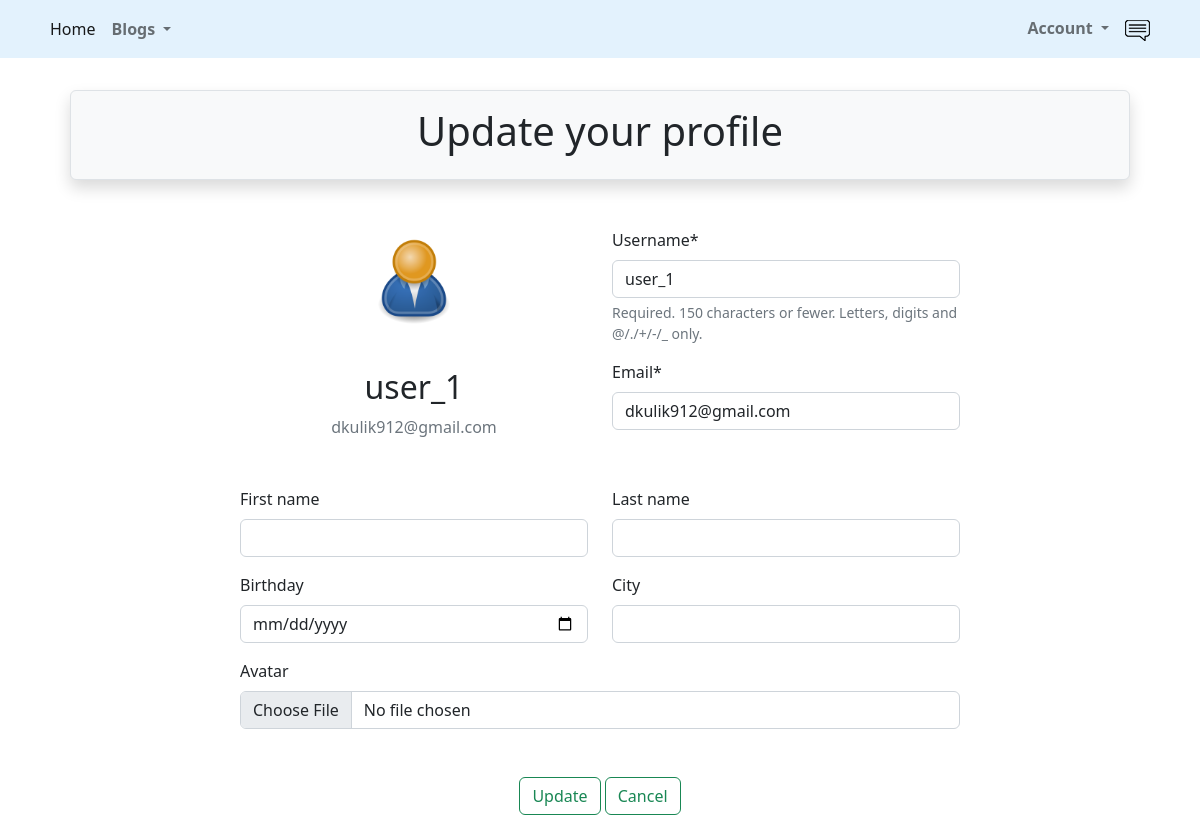
Screenshot of /accounts/profile/update/ (signed in) with the database file from the repository.
### src/accounts/models.py (models this page shows, shortened)
class User(AbstractUser):
    is_activated = models.BooleanField(default=True, db_index=True)
    avatar = models.ImageField(upload_to=avatar_place, default='profile/default.png')
    birthday = models.DateField(null=True, blank=True)
    city = models.CharField(max_length=50, null=True, blank=True)
    class Meta(AbstractUser.Meta):
        db_table = 'user'

### src/accounts/views.py (the view, shortened to what this page needs)
# urls.py: path('profile/update/', UserUpdateView.as_view(), name='profile_update'),
class UserUpdateView(LoginRequiredMixin, UpdateView):
    template_name = 'accounts/user_update.html'
    model = get_user_model()
    success_url = reverse_lazy('accounts:profile')
    form_class = UserUpdateForm
    def get_object(self, queryset=None):
        return self.request.user

### src/accounts/forms.py
class UserUpdateForm(UserChangeForm):
    avatar = forms.ImageField(required=False, widget=widgets.FileInput())
    birthday = forms.DateField(required=False, widget=widgets.DateInput(attrs={'type': 'date'}))
    email = forms.EmailField(required=True)
    class Meta:
        model = get_user_model()
        fields = (
            'username',
            'first_name',
            'last_name',
            'email',
            'birthday',
            'city',
            'avatar'
        )

### src/accounts/templates/accounts/user_update.html (shortened to what this page needs)
{% extends 'base.html' %}
{% load crispy_forms_filters %}
{% load crispy_forms_field %}
{% block header %}
    Update your profile
{% endblock %}
{% block content %}
    <form method="post" enctype="multipart/form-data">
        <div class="row">
            <div class="col-2"></div>
            <div class="col">
                <div class="row">
                    <div class="col-6 text-center">
                        <div class="media">
                            <div class="img-circle.vert">
                                <img class="rounded-circle p-1 m-1" width="100" height="100" src="{{ user.avatar.url }}"
                                     alt="avatar">
                            </div>
                            <div class="media-body p-3 m-3">
                                <h2 class="account-heading">{{ user.username }}</h2>
                                <p class="text-secondary">{{ user.email }}</p>
                            </div>
                        </div>
                    </div>
                    <div class="col-6">
                        {{ form.username|as_crispy_field }}
                        {{ form.email|as_crispy_field }}
                    </div>
                </div>
                <div class="row">
                    <div class="col-6">
                        {{ form.first_name|as_crispy_field }}
                    </div>
                    <div class="col-6">
                        {{ form.last_name|as_crispy_field }}
                    </div>
                </div>
                <div class="row">
                    <div class="col-6">
                        {{ form.birthday|as_crispy_field }}
                    </div>
                    <div class="col-6">
                        {{ form.city|as_crispy_field }}
                    </div>
                </div>
                <div class="row">
                    <div class="col">
                        {{ form.avatar|as_crispy_field }}
                    </div>
                </div>
                <div class="mt-3 mb-3 text-center">
                    <input class="btn btn-outline-success mt-3" type="submit" value="Update">
                    <a class="btn btn-outline-success mt-3" href="{% url 'accounts:profile' %}">Cancel</a>
                </div>
            </div>
            <div class="col-2"></div>
        </div>
    </form>
{% endblock %}

### rows the page displays
User: avatar (placeholder picture), username "user_1", email "dkulik912@gmail.com"
